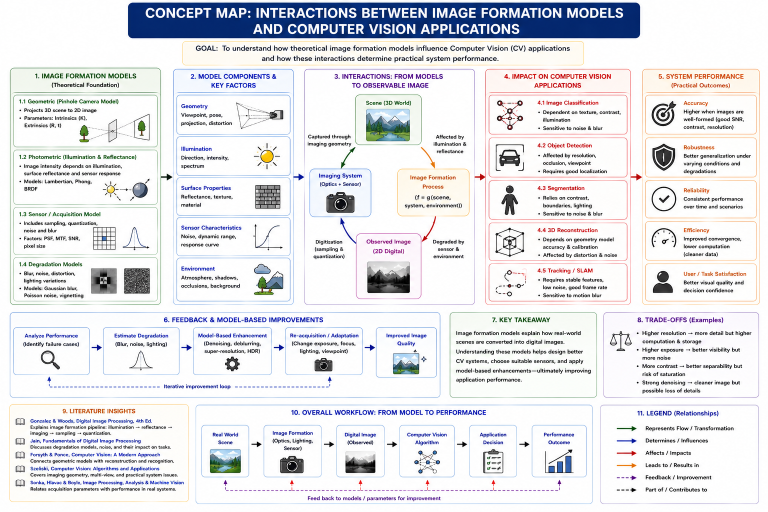
#> input picture CO1/AT2/AT2-Q15.png, 1536 x 1024 px, found by its file name (shown at 1/2 size)
$ python experiment_4.py
#> lines starting #> are read from the running program, lines starting #| are printed output that depends on the picture
# -*- coding: utf-8 -*-
"""Experiment 4.ipynb

Automatically generated by Colab.

Original file is located at
    https://colab.research.google.com/drive/1h5m56WSWVbP5LvokJmKyvh1mL15fbB23
"""

from google.colab import files
uploaded = files.upload()
#> the answer given: AT2-Q15.png

import cv2
import numpy as np
from google.colab.patches import cv2_imshow

filename = list(uploaded.keys())[0]

# Read image in grayscale
img = cv2.imread(filename, cv2.IMREAD_GRAYSCALE)
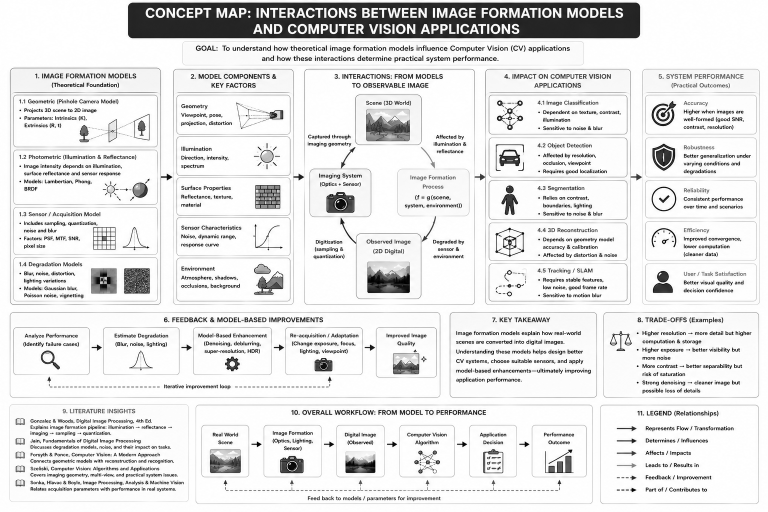
#> img: shape (1024, 1536) (shown at 1/2 size); min 0, max 255, mean 227.1

if img is None:
    print("Image not found!")
else:
    # Resize to 9:16 (720 × 1280)
    img = cv2.resize(img, (720, 1280))
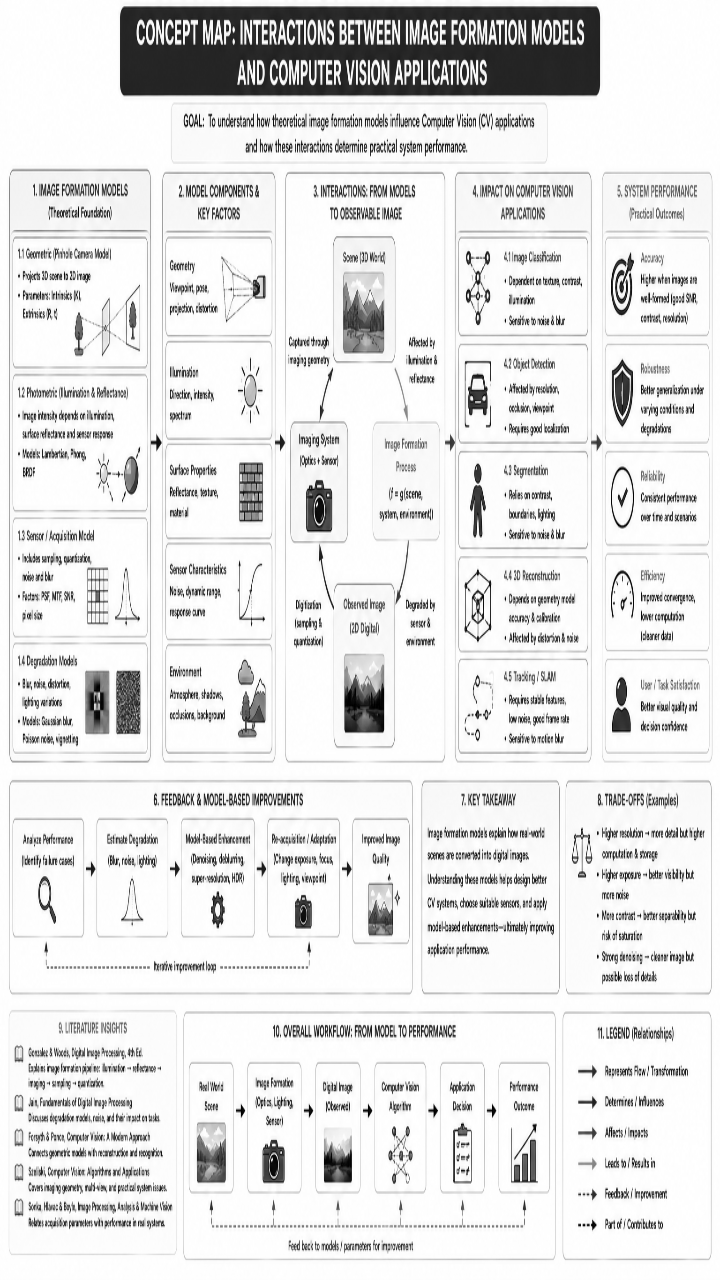
#> img: shape (1280, 720); min 0, max 255, mean 227.1

    # Create a 5x5 kernel
    kernel = np.ones((5, 5), np.uint8)

    # Apply dilation
    dilated_img = cv2.dilate(img, kernel, iterations=1)
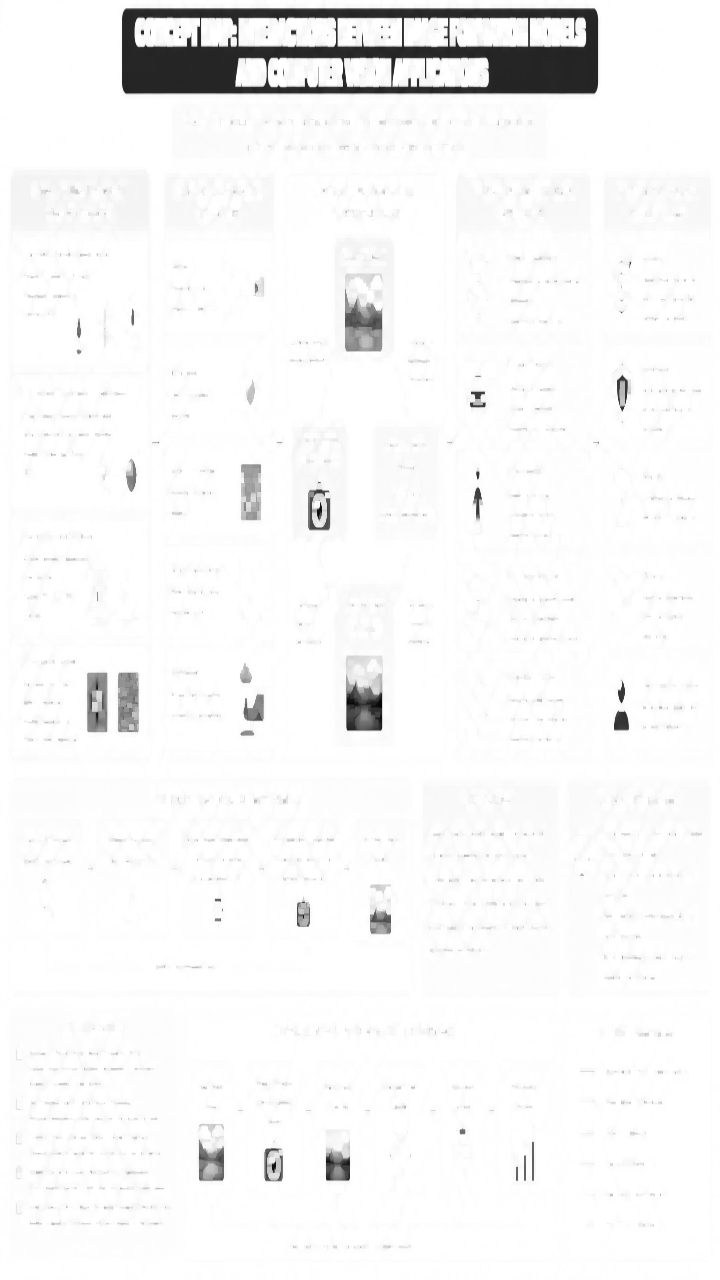
#> dilated_img: shape (1280, 720); min 6, max 255, mean 246.2

    # Display only the dilated image
    cv2_imshow(dilated_img)

    # Save the output image
    cv2.imwrite("Dilated_Image_9_16.jpg", dilated_img)
